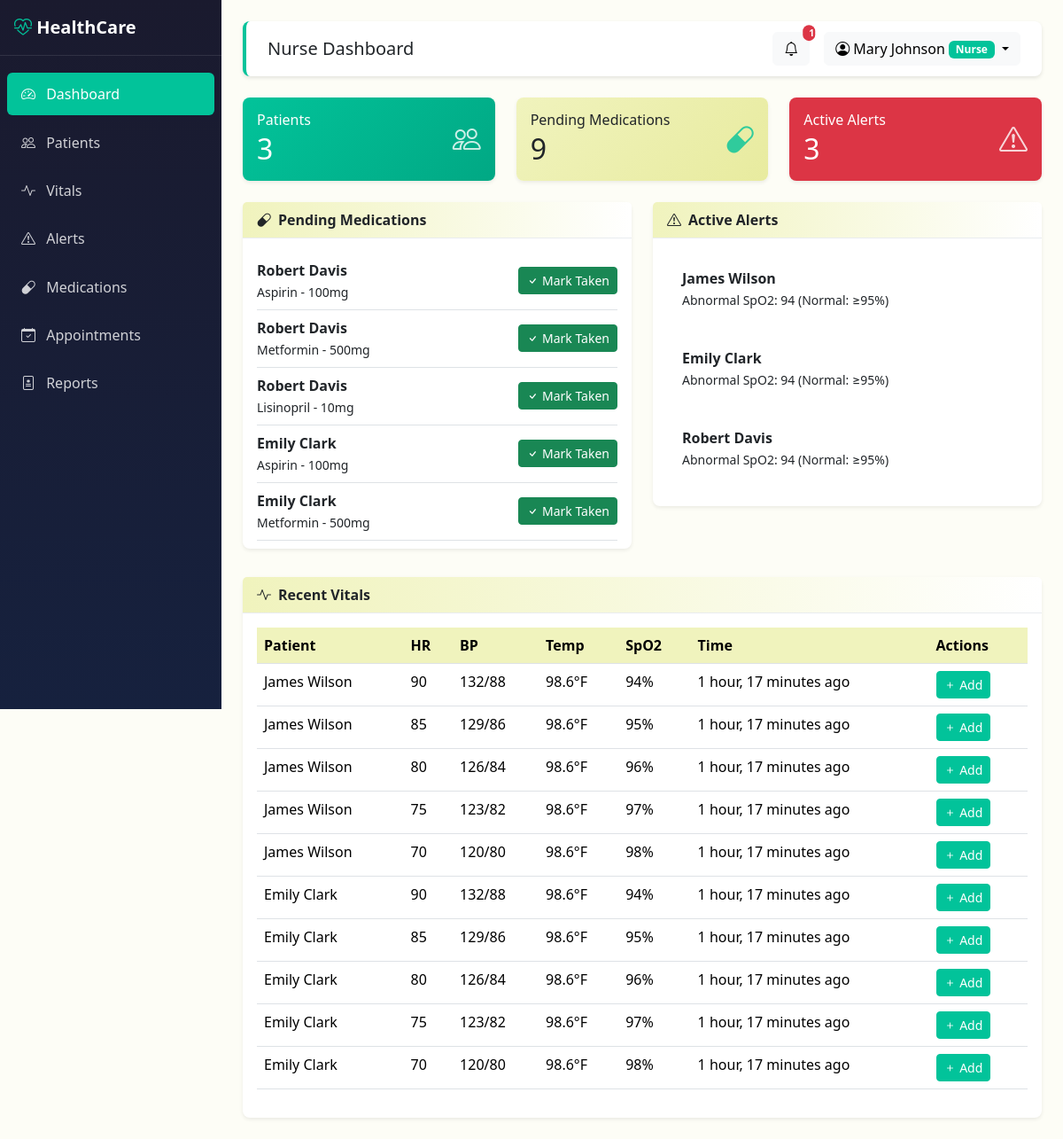
Screenshot of / (signed in) with the database file from the repository.
### accounts/models.py (models this page shows, shortened)
class User(AbstractUser):
    ROLE_CHOICES = [
        ('admin', 'Admin'),
        ('doctor', 'Doctor'),
        ('nurse', 'Nurse'),
        ('receptionist', 'Receptionist'),
        ('patient', 'Patient'),
    ]
    role = models.CharField(max_length=20, choices=ROLE_CHOICES, default='patient')
    phone = models.CharField(max_length=20, blank=True)
    address = models.TextField(blank=True)
    profile_picture = models.ImageField(upload_to='profiles/', blank=True, null=True)
    date_of_birth = models.DateField(null=True, blank=True)
    created_at = models.DateTimeField(auto_now_add=True)
    updated_at = models.DateTimeField(auto_now=True)
    @property
    def is_admin(self):
        return self.role == 'admin'
    @property
    def is_doctor(self):
        return self.role == 'doctor'
    @property
    def is_nurse(self):
        return self.role == 'nurse'

### medications/models.py (models this page shows, shortened)
class Medication(models.Model):
    FREQUENCY_CHOICES = [
        ('once', 'Once Daily'),
        ('twice', 'Twice Daily'),
        ('thrice', 'Three Times Daily'),
        ('four', 'Four Times Daily'),
        ('asneeded', 'As Needed'),
    ]
    STATUS_CHOICES = [
        ('active', 'Active'),
        ('completed', 'Completed'),
        ('discontinued', 'Discontinued'),
    ]
    patient = models.ForeignKey(Patient, on_delete=models.CASCADE, related_name='medications')
    prescribed_by = models.ForeignKey(User, on_delete=models.SET_NULL, null=True, related_name='prescribed_medications')
    medicine_name = models.CharField(max_length=200)
    dosage = models.CharField(max_length=100)
    frequency = models.CharField(max_length=20, choices=FREQUENCY_CHOICES)
    route = models.CharField(max_length=50, default='Oral')
    start_date = models.DateField()
    end_date = models.DateField(null=True, blank=True)
    instructions = models.TextField(blank=True)
    status = models.CharField(max_length=20, choices=STATUS_CHOICES, default='active')
    is_taken = models.BooleanField(default=False)
    taken_at = models.DateTimeField(null=True, blank=True)
    administered_by = models.ForeignKey(User, on_delete=models.SET_NULL, null=True, blank=True, related_name='administered_medications')
    created_at = models.DateTimeField(auto_now_add=True)
    updated_at = models.DateTimeField(auto_now=True)

### patients/models.py (models this page shows, shortened)
class Patient(models.Model):
    GENDER_CHOICES = [('M', 'Male'), ('F', 'Female'), ('O', 'Other')]
    BLOOD_GROUP_CHOICES = [
        ('A+', 'A+'), ('A-', 'A-'), ('B+', 'B+'), ('B-', 'B-'),
        ('AB+', 'AB+'), ('AB-', 'AB-'), ('O+', 'O+'), ('O-', 'O-'),
    ]
    STATUS_CHOICES = [
        ('active', 'Active'), ('discharged', 'Discharged'), ('critical', 'Critical'),
    ]
    user = models.OneToOneField(User, on_delete=models.CASCADE, related_name='patient_profile', null=True, blank=True)
    patient_id = models.CharField(max_length=20, unique=True)
    first_name = models.CharField(max_length=100)
    last_name = models.CharField(max_length=100)
    date_of_birth = models.DateField()
    gender = models.CharField(max_length=1, choices=GENDER_CHOICES)
    blood_group = models.CharField(max_length=5, choices=BLOOD_GROUP_CHOICES, blank=True)
    phone = models.CharField(max_length=20)
    email = models.EmailField(blank=True)
    address = models.TextField()
    emergency_contact_name = models.CharField(max_length=100)
    emergency_contact_phone = models.CharField(max_length=20)
    assigned_doctor = models.ForeignKey(User, on_delete=models.SET_NULL, null=True, blank=True, related_name='patients', limit_choices_to={'role': 'doctor'})
    status = models.CharField(max_length=20, choices=STATUS_CHOICES, default='active')
    admission_date = models.DateField(auto_now_add=True)
    discharge_date = models.DateField(null=True, blank=True)
    notes = models.TextField(blank=True)
    created_at = models.DateTimeField(auto_now_add=True)
    updated_at = models.DateTimeField(auto_now=True)
    @property
    def full_name(self):
        return f"{self.first_name} {self.last_name}"

### vitals/models.py (models this page shows, shortened)
class VitalAlert(models.Model):
    SEVERITY_CHOICES = [('low', 'Low'), ('medium', 'Medium'), ('high', 'High'), ('critical', 'Critical')]
    patient = models.ForeignKey(Patient, on_delete=models.CASCADE, related_name='vital_alerts')
    vital_sign = models.ForeignKey(VitalSign, on_delete=models.CASCADE, related_name='alerts')
    parameter = models.CharField(max_length=50)
    value = models.CharField(max_length=50)
    normal_range = models.CharField(max_length=50)
    severity = models.CharField(max_length=20, choices=SEVERITY_CHOICES, default='medium')
    message = models.TextField()
    is_resolved = models.BooleanField(default=False)
    resolved_by = models.ForeignKey(User, on_delete=models.SET_NULL, null=True, blank=True, related_name='resolved_alerts')
    resolved_at = models.DateTimeField(null=True, blank=True)
    created_at = models.DateTimeField(auto_now_add=True)
    class Meta:
        ordering = ['-created_at']

class VitalSign(models.Model):
    patient = models.ForeignKey(Patient, on_delete=models.CASCADE, related_name='vital_signs')
    recorded_by = models.ForeignKey(User, on_delete=models.SET_NULL, null=True)
    heart_rate = models.PositiveIntegerField(help_text='BPM')
    systolic_bp = models.PositiveIntegerField(help_text='mmHg')
    diastolic_bp = models.PositiveIntegerField(help_text='mmHg')
    temperature = models.DecimalField(max_digits=4, decimal_places=1, help_text='°F')
    spo2 = models.PositiveIntegerField(help_text='%')
    glucose = models.PositiveIntegerField(help_text='mg/dL', null=True, blank=True)
    respiration_rate = models.PositiveIntegerField(help_text='breaths/min', null=True, blank=True)
    notes = models.TextField(blank=True)
    recorded_at = models.DateTimeField(auto_now_add=True)
    class Meta:
        ordering = ['-recorded_at']
    @property
    def bp_display(self):
        return f"{self.systolic_bp}/{self.diastolic_bp}"

### accounts/views.py (the view, shortened to what this page needs)
# urls.py: path('', views.dashboard, name='dashboard'),
@login_required
def dashboard(request):
    from patients.models import Patient
    from appointments.models import Appointment
    from vitals.models import VitalSign, VitalAlert
    from medications.models import Medication
    user = request.user
    context = {'user': user}
    if user.is_admin:
        context.update({
            'total_patients': Patient.objects.count(),
            'total_doctors': User.objects.filter(role='doctor').count(),
            'total_nurses': User.objects.filter(role='nurse').count(),
            'total_appointments': Appointment.objects.count(),
            'pending_appointments': Appointment.objects.filter(status='pending').count(),
            'recent_activities': ActivityLog.objects.all()[:10],
            'active_alerts': VitalAlert.objects.filter(is_resolved=False).count(),
        })
        return render(request, 'accounts/dashboard_admin.html', context)
    elif user.is_nurse:
        context.update({
            'patients': Patient.objects.all()[:20],
            'pending_medications': Medication.objects.filter(is_taken=False),
            'active_alerts': VitalAlert.objects.filter(is_resolved=False),
            'recent_vitals': VitalSign.objects.all()[:10],
        })
        return render(request, 'accounts/dashboard_nurse.html', context)

### templates/accounts/dashboard_nurse.html (shortened to what this page needs)
{% extends 'base.html' %}
{% block page_title %}Nurse Dashboard{% endblock %}
{% block content %}
<div class="row g-4 mb-4">
    <div class="col-md-4">
        <div class="card stat-card text-white" style="background: linear-gradient(135deg, #02c39a 0%, #01a884 100%);">
            <div class="card-body d-flex justify-content-between align-items-center">
                <div>
                    <h6 class="mb-1">Patients</h6>
                    <h2 class="mb-0">{{ patients.count }}</h2>
                </div>
                <i class="bi bi-people stat-icon"></i>
            </div>
        </div>
    </div>
    <div class="col-md-4">
        <div class="card stat-card text-dark" style="background: linear-gradient(135deg, #f0f3bd 0%, #e8eb9f 100%);">
            <div class="card-body d-flex justify-content-between align-items-center">
                <div>
                    <h6 class="mb-1">Pending Medications</h6>
                    <h2 class="mb-0">{{ pending_medications.count }}</h2>
                </div>
                <i class="bi bi-capsule stat-icon" style="color: #02c39a;"></i>
            </div>
        </div>
    </div>
    <div class="col-md-4">
        <div class="card stat-card bg-danger text-white">
            <div class="card-body d-flex justify-content-between align-items-center">
                <div>
                    <h6 class="mb-1">Active Alerts</h6>
                    <h2 class="mb-0">{{ active_alerts.count }}</h2>
                </div>
                <i class="bi bi-exclamation-triangle stat-icon"></i>
            </div>
        </div>
    </div>
</div>
<div class="row g-4">
    <div class="col-md-6">
        <div class="card">
            <div class="card-header"><i class="bi bi-capsule me-2"></i>Pending Medications</div>
            <div class="card-body" style="max-height: 350px; overflow-y: auto;">
                {% for med in pending_medications %}
                <div class="d-flex justify-content-between align-items-center border-bottom py-2">
                    <div>
                        <strong>{{ med.patient.full_name }}</strong><br>
                        <small>{{ med.medicine_name }} - {{ med.dosage }}</small>
                    </div>
                    <form method="post" action="{% url 'medications:mark_taken' med.pk %}">
                        <button class="btn btn-success btn-sm"><i class="bi bi-check"></i> Mark Taken</button>
                    </form>
                </div>
                {% empty %}
                <p class="text-muted">No pending medications</p>
                {% endfor %}
            </div>
        </div>
    </div>
    <div class="col-md-6">
        <div class="card">
            <div class="card-header"><i class="bi bi-exclamation-triangle me-2"></i>Active Alerts</div>
            <div class="card-body" style="max-height: 350px; overflow-y: auto;">
                {% for alert in active_alerts %}
                <div class="alert alert-{{ alert.severity }} mb-2">
                    <strong>{{ alert.patient.full_name }}</strong><br>
                    <small>{{ alert.message }}</small>
                </div>
                {% empty %}
                <p class="text-muted">No active alerts</p>
                {% endfor %}
            </div>
        </div>
    </div>
</div>
<div class="row g-4 mt-2">
    <div class="col-12">
        <div class="card">
            <div class="card-header"><i class="bi bi-activity me-2"></i>Recent Vitals</div>
            <div class="card-body">
                <div class="table-responsive">
                    <table class="table table-hover">
                        <thead><tr><th>Patient</th><th>HR</th><th>BP</th><th>Temp</th><th>SpO2</th><th>Time</th><th>Actions</th></tr></thead>
                        <tbody>
                            {% for vital in recent_vitals %}
                            <tr>
                                <td>{{ vital.patient.full_name }}</td>
                                <td>{{ vital.heart_rate }}</td>
                                <td>{{ vital.bp_display }}</td>
                                <td>{{ vital.temperature }}°F</td>
                                <td>{{ vital.spo2 }}%</td>
                                <td>{{ vital.recorded_at|timesince }} ago</td>
                                <td><a href="{% url 'vitals:add_vital' vital.patient.pk %}" class="btn btn-sm btn-primary"><i class="bi bi-plus"></i> Add</a></td>
                            </tr>
                            {% empty %}
                            <tr><td colspan="7" class="text-muted">No recent vitals</td></tr>
                            {% endfor %}
                        </tbody>
                    </table>
                </div>
            </div>
        </div>
    </div>
</div>
{% endblock %}

### templates/base.html (shortened to what this page needs)
<!DOCTYPE html>
<html lang="en">
<head>
    <link href="https://cdn.jsdelivr.net/npm/bootstrap@5.3.2/dist/css/bootstrap.min.css" rel="stylesheet">
    <link href="https://cdn.jsdelivr.net/npm/bootstrap-icons@1.11.1/font/bootstrap-icons.css" rel="stylesheet">
</head>
<body>
    {% if user.is_authenticated %}
    <nav class="sidebar">
        <div class="brand-logo">
            <i class="bi bi-heart-pulse"></i> HealthCare
        </div>
        <ul class="nav flex-column">
            <li class="nav-item">
                <a class="nav-link {% if request.resolver_match.url_name == 'dashboard' %}active{% endif %}" href="{% url 'accounts:dashboard' %}">
                    <i class="bi bi-speedometer2"></i> Dashboard
                </a>
            </li>
            {% if user.is_admin or user.is_doctor or user.is_nurse or user.is_receptionist %}
            <li class="nav-item">
                <a class="nav-link" href="{% url 'patients:patient_list' %}">
                    <i class="bi bi-people"></i> Patients
                </a>
            </li>
            {% endif %}
            <li class="nav-item">
                <a class="nav-link" href="{% url 'vitals:vitals_list' %}">
                    <i class="bi bi-activity"></i> Vitals
                </a>
            </li>
            <li class="nav-item">
                <a class="nav-link" href="{% url 'vitals:alerts_list' %}">
                    <i class="bi bi-exclamation-triangle"></i> Alerts
                </a>
            </li>
            <li class="nav-item">
                <a class="nav-link" href="{% url 'medications:medication_list' %}">
                    <i class="bi bi-capsule"></i> Medications
                </a>
            </li>
            <li class="nav-item">
                <a class="nav-link" href="{% url 'appointments:appointment_list' %}">
                    <i class="bi bi-calendar-check"></i> Appointments
                </a>
            </li>
            <li class="nav-item">
                <a class="nav-link" href="{% url 'reports:report_list' %}">
                    <i class="bi bi-file-medical"></i> Reports
                </a>
            </li>
        </ul>
    </nav>
    <div class="main-content">
        <div class="navbar-top d-flex justify-content-between align-items-center">
            <h5 class="mb-0">{% block page_title %}Dashboard{% endblock %}</h5>
            <div class="d-flex align-items-center gap-3">
                <a href="{% url 'notifications:notification_list' %}" class="btn btn-light position-relative">
                    <i class="bi bi-bell"></i>
                    {% if unread_notifications_count > 0 %}
                    <span class="position-absolute top-0 start-100 translate-middle badge rounded-pill bg-danger alert-badge">
                        {{ unread_notifications_count }}
                    </span>
                    {% endif %}
                </a>
                <div class="dropdown">
                    <button class="btn btn-light dropdown-toggle" type="button" data-bs-toggle="dropdown">
                        <i class="bi bi-person-circle"></i> {{ user.get_full_name|default:user.username }}
                        <span class="badge bg-primary badge-role">{{ user.get_role_display }}</span>
                    </button>
                </div>
            </div>
        </div>
        {% block content %}{% endblock %}
    </div>
    {% else %}
    <div class="container">
        {% block auth_content %}{% endblock %}
    </div>
    {% endif %}
</body>
</html>

### rows the page displays
User: get_full_name "Mary Johnson", role "Nurse"
Medication: patient.full_name "Robert Davis", medicine_name "Aspirin", dosage "100mg"
Medication: patient.full_name "Robert Davis", medicine_name "Metformin", dosage "500mg"
Medication: patient.full_name "Robert Davis", medicine_name "Lisinopril", dosage "10mg"
Medication: patient.full_name "Emily Clark", medicine_name "Aspirin", dosage "100mg"
Medication: patient.full_name "Emily Clark", medicine_name "Metformin", dosage "500mg"
VitalAlert: patient.full_name "James Wilson", message "Abnormal SpO2: 94 (Normal: ≥95%)"
VitalAlert: patient.full_name "Emily Clark", message "Abnormal SpO2: 94 (Normal: ≥95%)"
VitalAlert: patient.full_name "Robert Davis", message "Abnormal SpO2: 94 (Normal: ≥95%)"
VitalSign: patient.full_name "James Wilson", heart_rate "90", bp_display "132/88", temperature "98.6", spo2 "94", recorded_at "1 hour, 17 minutes"
VitalSign: patient.full_name "James Wilson", heart_rate "85", bp_display "129/86", temperature "98.6", spo2 "95", recorded_at "1 hour, 17 minutes"
VitalSign: patient.full_name "James Wilson", heart_rate "80", bp_display "126/84", temperature "98.6", spo2 "96", recorded_at "1 hour, 17 minutes"
VitalSign: patient.full_name "James Wilson", heart_rate "75", bp_display "123/82", temperature "98.6", spo2 "97", recorded_at "1 hour, 17 minutes"
VitalSign: patient.full_name "James Wilson", heart_rate "70", bp_display "120/80", temperature "98.6", spo2 "98", recorded_at "1 hour, 17 minutes"
VitalSign: patient.full_name "Emily Clark", heart_rate "90", bp_display "132/88", temperature "98.6", spo2 "94", recorded_at "1 hour, 17 minutes"
VitalSign: patient.full_name "Emily Clark", heart_rate "85", bp_display "129/86", temperature "98.6", spo2 "95", recorded_at "1 hour, 17 minutes"
VitalSign: patient.full_name "Emily Clark", heart_rate "80", bp_display "126/84", temperature "98.6", spo2 "96", recorded_at "1 hour, 17 minutes"
VitalSign: patient.full_name "Emily Clark", heart_rate "75", bp_display "123/82", temperature "98.6", spo2 "97", recorded_at "1 hour, 17 minutes"
VitalSign: patient.full_name "Emily Clark", heart_rate "70", bp_display "120/80", temperature "98.6", spo2 "98", recorded_at "1 hour, 17 minutes"

### other values shown
{{ unread_notifications_count }} "1"
{{ patients.count }} "3"
{{ pending_medications.count }} "9"
{{ active_alerts.count }} "3"
